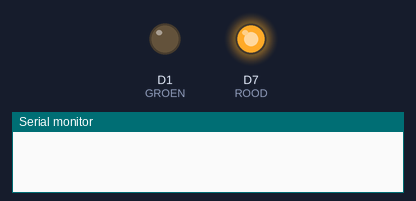
Bench run of a sketch on a simulated ESP8266 (NodeMCU). On the bench: output pins drawn as LEDs (lit = HIGH), the last lines printed to the serial monitor. WiFi joins after 1.5 s; servers stay silent unless stated; uploads are accepted with an empty reply.

Above: at 0.1 s.
At 0.8 s:
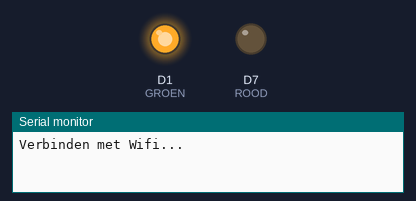
At 1.6 s:
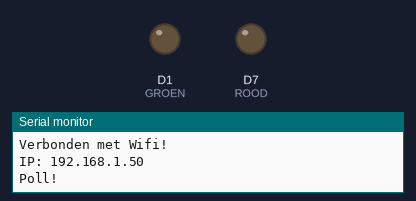
Timing chart, 0 to 3.1 s (numbered marks = the images above):
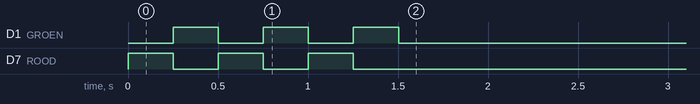

The sketch:

NSLamp2021.ino
```cpp
#include <ESP8266WiFi.h>
#include <WiFiClient.h>
#include <ESP8266HTTPClient.h>

#define D1SSID   "WifiSSID"
#define PASSWORD "WifiWachtwoord"
#define GROEN    D1
#define ROOD     D7

void setup() {
 Serial.begin(115200);
 pinMode(ROOD, OUTPUT);
 pinMode(GROEN, OUTPUT);
 digitalWrite(ROOD,LOW);
 digitalWrite(GROEN,LOW);

 WiFi.begin(D1SSID, PASSWORD);
 while (WiFi.status() != WL_CONNECTED) {
  digitalWrite(ROOD,HIGH);
  digitalWrite(GROEN,LOW);
  delay(250);
  digitalWrite(ROOD,LOW);
  digitalWrite(GROEN,HIGH);
  delay(250);
  Serial.println("Verbinden met Wifi...");
 }
 Serial.println("Verbonden met Wifi!");
 Serial.print("IP: ");
 Serial.println(WiFi.localIP());

 digitalWrite(ROOD,LOW);
 digitalWrite(GROEN,LOW);
}

void loop() {
 static long t=millis()-4*60*1000;
 WiFiClientSecure client;
 client.setInsecure();
 if(abs(millis()-t)>4*60*1000) {
  Serial.println("Poll!");
  if(client.connect("marcelv.net", 443)) {
   Serial.println("Connectie");
   client.print(String("GET /IoT/nslamp.php HTTP/1.1\r\n")+
   String("Host: marcelv.net\r\n")+
   String("\r\n"));
   unsigned long timeout = millis();
   while(client.available() == 0) {
    if(millis() - timeout>25000) {
     Serial.println("Error 1");
     Error();
     Serial.println("Time out");
     client.stop();
     return;
    }
   }
   while(client.available()){
    String s = client.readStringUntil('\n');
    Serial.println(s);
    ToonStatus(s);
   }
  }
  t=millis();
 }
}

void ToonStatus(String &s) {
 Serial.println("Status="+s);
 if(s.indexOf("GROEN")<0
  && s.indexOf("ROOD")<0
  && s.indexOf("UIT")<0)
 return;

 digitalWrite(GROEN,LOW);
 digitalWrite(ROOD,LOW);
 if(s.indexOf("GROEN")>=0) digitalWrite(GROEN,HIGH);
 if(s.indexOf("ROOD")>=0) digitalWrite(ROOD,HIGH);
 if(s.indexOf("UIT")>=0) Uit();
}

void Uit() {
 long t=millis();
 while(abs(millis()-t)>1000 * 60 * 10) {
  digitalWrite(GROEN,HIGH);
  digitalWrite(ROOD,LOW);
  delay(200);
  digitalWrite(GROEN,LOW);
  digitalWrite(ROOD,HIGH);
  delay(200);
  digitalWrite(GROEN,LOW);
  digitalWrite(ROOD,LOW);
  delay(3000);
 }
}

void Error() {
 for(int i=0; i<40; i++) {
  digitalWrite(ROOD,HIGH);
  delay(80);
  digitalWrite(ROOD,LOW);
  delay(80);
 }
 digitalWrite(ROOD,HIGH);
}
```
